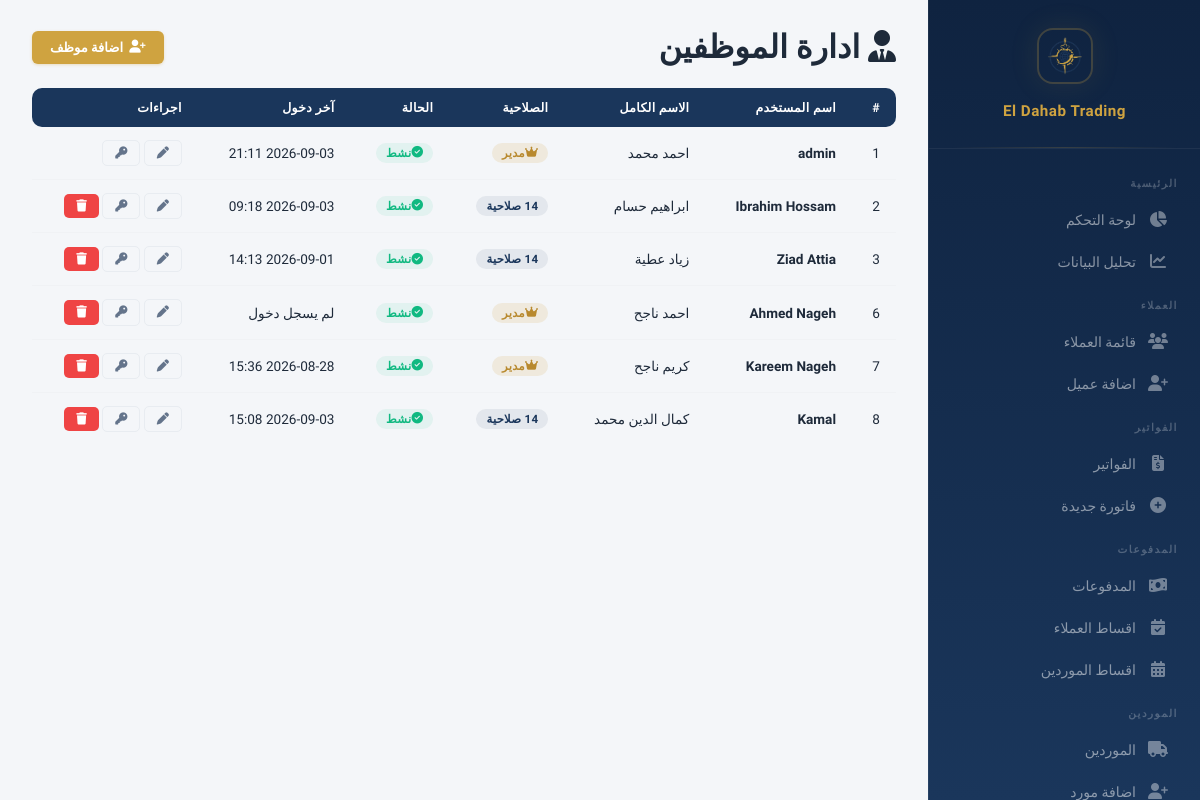
The app's page /employees (signed in), older data.
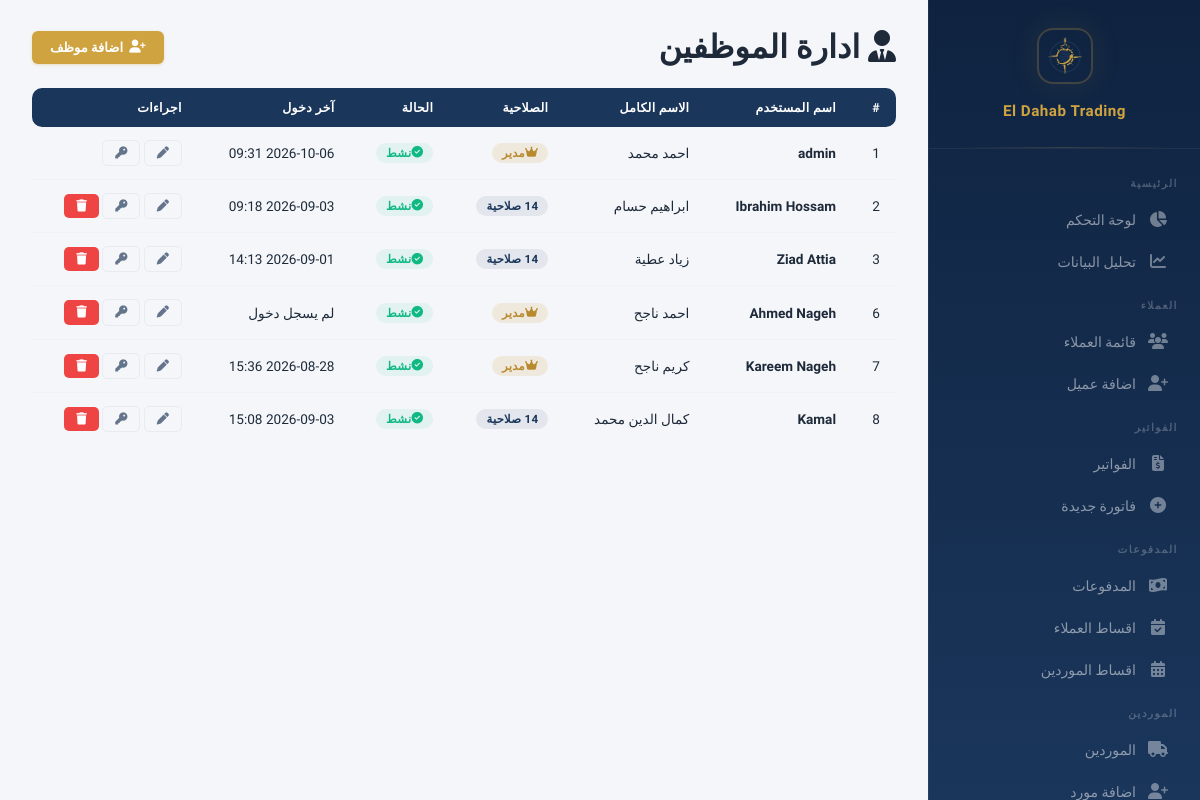
The same page, newer data.
### models.py (models this page shows, shortened)
class User(db.Model):
    __tablename__ = 'users'
    id = db.Column(db.Integer, primary_key=True)
    username = db.Column(db.String(80), unique=True, nullable=False)
    password_hash = db.Column(db.String(256), nullable=False)
    full_name = db.Column(db.String(200))
    is_admin = db.Column(db.Boolean, default=False)
    is_active = db.Column(db.Boolean, default=True)
    created_at = db.Column(db.DateTime, default=datetime.utcnow)
    last_login = db.Column(db.DateTime)
    permissions = db.relationship('UserPermission', backref='user', lazy=True, cascade='all, delete-orphan')
    def has_permission(self, page):
        if self.is_admin:
            return True
        return any(p.page == page for p in self.permissions)

### app.py (the view)
@app.route('/employees')
@login_required
def employees_list():
    if not current_user().is_admin:
        flash('ليس لديك صلاحية', 'danger')
        return redirect(url_for('dashboard'))
    users = User.query.order_by(User.id).all()
    return render_template('employees_list.html', users=users, PAGES=PAGES)

### app.py (called while the page is built)
@app.context_processor
def inject_payment_methods():
    return {'PAYMENT_METHODS': PAYMENT_METHODS, 'parse_images': parse_images}

@app.before_request
def check_session_expiry():
    if 'user_id' in session and session.get('expires_at'):
        if datetime.utcnow().timestamp() > session['expires_at']:
            session.clear()
            flash('انتهت الجلسة، يرجى تسجيل الدخول مرة اخرى', 'warning')
            return redirect(url_for('login'))

@app.context_processor
def inject_user():
    if not hasattr(g, 'current_user'):
        g.current_user = db.session.get(User, session['user_id']) if 'user_id' in session else None
    return dict(current_user=g.current_user)

def current_user():
    if 'user_id' in session:
        return User.query.get(session['user_id'])
    return None

### templates/employees_list.html (shortened to what this page needs)
{% extends "base.html" %}
{% block content %}
<div class="page-header" style="display:flex;justify-content:space-between;align-items:center;flex-wrap:wrap;gap:12px;">
    <h1><i class="fa-solid fa-user-tie"></i> ادارة الموظفين</h1>
    <a href="{{ url_for('employee_add') }}" class="btn btn-gold"><i class="fa-solid fa-user-plus"></i> اضافة موظف</a>
</div>
<div class="table-responsive">
    <table class="table">
        <thead>
            <tr>
                <th>#</th>
                <th>اسم المستخدم</th>
                <th>الاسم الكامل</th>
                <th>الصلاحية</th>
                <th>الحالة</th>
                <th>آخر دخول</th>
                <th>اجراءات</th>
            </tr>
        </thead>
        <tbody>
            {% for u in users %}
            <tr>
                <td>{{ u.id }}</td>
                <td><strong>{{ u.username }}</strong></td>
                <td>{{ u.full_name or '-' }}</td>
                <td>
                    {% if u.is_admin %}
                        <span class="badge badge-gold"><i class="fa-solid fa-crown"></i> مدير</span>
                    {% else %}
                        <span class="badge badge-navy">{{ u.permissions | length }} صلاحية</span>
                    {% endif %}
                </td>
                <td>
                    {% if u.is_active %}
                        <span class="badge badge-success"><i class="fa-solid fa-check-circle"></i> نشط</span>
                    {% else %}
                        <span class="badge badge-danger"><i class="fa-solid fa-ban"></i> معطل</span>
                    {% endif %}
                </td>
                <td>{{ u.last_login.strftime('%Y-%m-%d %H:%M') if u.last_login else 'لم يسجل دخول' }}</td>
                <td>
                    <div class="action-buttons">
                        <a href="{{ url_for('employee_edit', user_id=u.id) }}" class="btn btn-sm btn-outline" title="تعديل">
                            <i class="fa-solid fa-pen"></i>
                        </a>
                        <a href="{{ url_for('employee_permissions', user_id=u.id) }}" class="btn btn-sm btn-outline" title="الصلاحيات">
                            <i class="fa-solid fa-key"></i>
                        </a>
                        {% if u.username != 'admin' %}
                        <form method="POST" action="{{ url_for('employee_delete', user_id=u.id) }}" style="display:inline;" onsubmit="return confirm('هل انت متاكد من حذف هذا الموظف؟')">
                            <button type="submit" class="btn btn-sm btn-danger" title="حذف"><i class="fa-solid fa-trash"></i></button>
                        </form>
                        {% endif %}
                    </div>
                </td>
            </tr>
            {% endfor %}
        </tbody>
    </table>
</div>
{% endblock %}

Row changes from the older to the newer data that the page shows:
changed User "admin": last_login "2026-09-03 21:11" → "2026-10-06 09:31"
